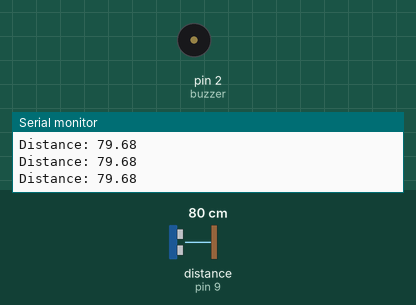
The sketch below on a simulated Arduino Uno, built with avr-gcc and run on an emulated ATmega328P. On the bench: buzzer (waves = sounding, pin HIGH), the last lines printed to the serial monitor. Wiring (inferred from the names in the program): ultrasonic range finder: trigger pin 10; echo pin 9. Inputs (shaded band) come from the test bench; at power-on: distance to the obstacle (sensor on pin 9) 80 cm. The echo pulse lasts 58.3 µs per cm; pins used as bus, display or sensor lines are not drawn.

Above: at 1.4 s.
1.5 s: distance to the obstacle (sensor on pin 9) set to 33 cm
3.1 s: distance to the obstacle (sensor on pin 9) set to 28 cm
At 4.9 s:
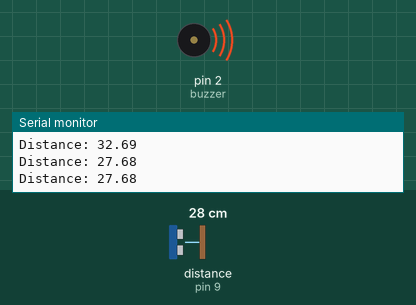
5.2 s: distance to the obstacle (sensor on pin 9) set to 35 cm
At 7.0 s:
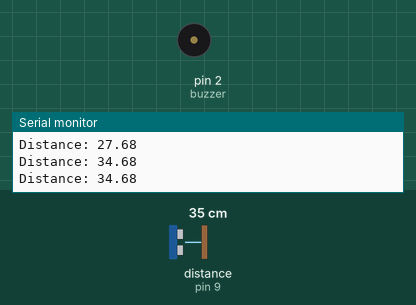
7.4 s: distance to the obstacle (sensor on pin 9) set to 2 cm
At 8.6 s:
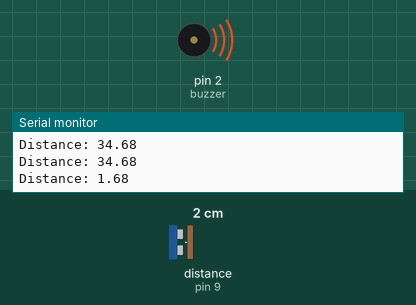
Timing chart, 0 to 10.2 s (numbered marks = the images above; inputs shaded):
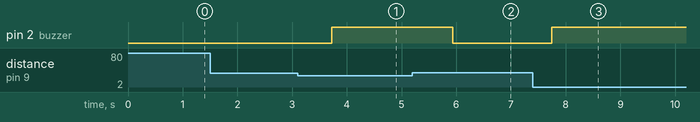

The sketch:

ultrasonic_buzzer.ino
```cpp
int buzzer=2;
const int trig=10;
const int echo=9;
float duration, distance;
void setup() {
pinMode(trig, OUTPUT);
pinMode(echo, INPUT);
pinMode(buzzer, OUTPUT);
Serial.begin(9600);
}
void loop() {

  // ultrasonic

  digitalWrite(trig, LOW);
  delayMicroseconds(2);
  digitalWrite(trig, HIGH);
  delayMicroseconds(10);
  digitalWrite(trig, LOW);
  duration = pulseIn(echo, HIGH); // zamane moje soti
  distance = (duration*.0343)/2;
  Serial.print("Distance: ");
  Serial.println(distance);
  delay(100);

// buzzer
  if (distance<30){
  digitalWrite(buzzer,HIGH);
  delay(1000);
  }
  else{
  digitalWrite(buzzer,LOW);
  delay(500);
  }

}
```

Measured:
- the behaviour switches between 31 and 30 cm on distance to the obstacle (sensor on pin 9) (found by bisection; images 0 and 1)
- after the input at 3.1 s, pin 2 (buzzer): LOW → HIGH after 0.63 s
- after the input at 5.2 s, pin 2 (buzzer): HIGH → LOW after 0.73 s
- after the input at 7.4 s, pin 2 (buzzer): LOW → HIGH after 0.34 s
